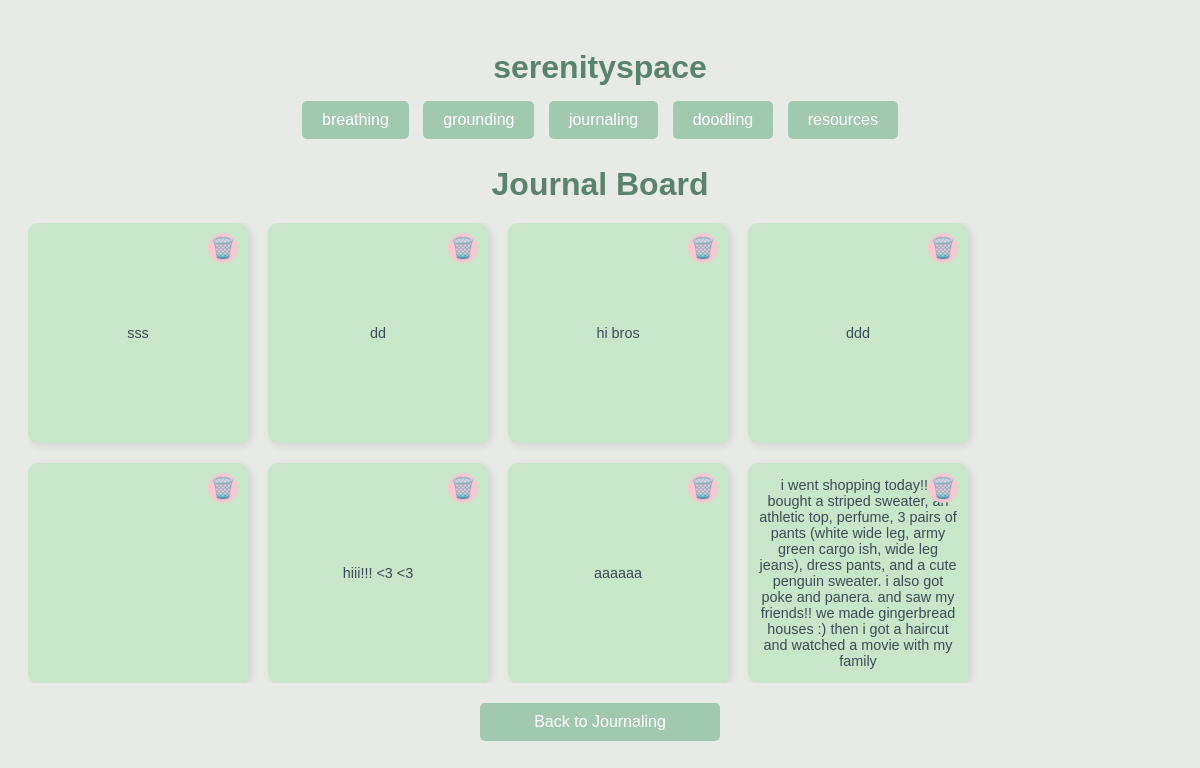
/journal-board, run on the app's committed database.
### app.py (models this page shows)
class JournalEntry(db.Model):
    id = db.Column(db.Integer, primary_key=True)
    entry = db.Column(db.Text)

### app.py (the view)
@app.route('/journal-board')
def journal_board():
    entries = JournalEntry.query.order_by(JournalEntry.id.desc()).all()
    return render_template('journal-board.html', entries=entries)

### templates/journal-board.html (shortened to what this page needs)
{% extends "layout.html" %}
{% block body %}
    <h1>Journal Board</h1>
    <div class="journal-board">
        {% for entry in entries %}
            <div class="journal-entry">
                <form action="{{ url_for('delete_journal', entry_id=entry.id) }}" method="post" class="delete-form">
                    <button type="submit" class="delete-btn" title="Delete Entry">🗑️</button>
                </form>
                <p>{{ entry.entry }}</p>
            </div>
        {% endfor %}
    </div>
    <a href="/journaling" class="button-style">Back to Journaling</a>
{% endblock %}

### templates/layout.html (shortened to what this page needs)
<!DOCTYPE html>
<html lang="en">
    <head>
        <link rel="stylesheet" type="text/css" href="static\styles.css">
    </head>
    <body>
        <a href="/homepage">
            <h1>serenityspace</h1>
        </a>
        <a href="/breathing">
            <button type="button">breathing</button>
        </a>
        <a href="/grounding">
            <button type="button">grounding</button>
        </a>
        <a href="/journaling">
            <button type="button">journaling</button>
        </a>
        <a href="/doodling">
            <button type="button">doodling</button>
        </a>
        <a href="/educational-resources">
            <button type="button">resources</button>
        </a>
        {% block body %}{% endblock %}
    </body>
</html>

### static/styles.css (style rules this page uses)
body { padding: 20px; font-family: Arial, sans-serif; background-color: #e8eae6; color: #3e4c59; text-align: center; }
h1, h4, h5 { color: #5a836e; font-family: 'Arial', sans-serif; margin-bottom: 10px; }
h1 { text-align: center; }
a { text-decoration: none; }
a button { background-color: #a1c9af; color: white; border: none; padding: 10px 20px; margin: 5px; border-radius: 5px; cursor: pointer; font-family: Arial, sans-serif; font-size: 1em; text-decoration: none; transition: background-color 0.3s; }
div { height: 100%; overflow:hidden; font-family: Arial, sans-serif; background-color: #e8eae6; color: #3e4c59; text-align: center; display: flex; flex-direction: column; align-items: center; justify-content: center; margin: 0; }
form { margin-top: 20px; }
input[type=submit], .button-style { background-color: #a1c9af; color: white; border: none; padding: 10px 20px; border-radius: 5px; cursor: pointer; text-decoration: none; display: block; margin-left: auto; margin-right: auto; margin-top: 20px; width: auto; max-width: 200px; }
.journal-board { display: flex; flex-direction: row; flex-wrap: wrap; justify-content: flex-start; gap: 20px; margin-top: 20px; }
.journal-entry { background-color: #c8e6c9; padding: 10px; width: 200px; height: 200px; box-shadow: 3px 3px 8px rgba(0, 0, 0, 0.1); border-radius: 10px; overflow: auto; word-wrap: break-word; font-size: 0.9em; position: relative; }
.delete-btn { background: #f8c6d1; color: white; border-radius: 50%; width: 30px; height: 30px; cursor: pointer; display: flex; align-items: center; justify-content: center; position: absolute; top: 10px; right: 10px; border: none; font-size: 20px; z-index: 2; }
.delete-form { margin: 0; }

### data on the page
JournalEntry: entry "sss"
JournalEntry: entry "dd"
JournalEntry: entry "hi bros"
JournalEntry: entry "ddd"
JournalEntry: entry "hiii!!! <3 <3"
JournalEntry: entry "aaaaaa"
JournalEntry: entry "i went shopping today!! i bought a striped sweater, an athletic top, perfume, 3 pairs of pants (white wide leg, army green cargo ish, wide leg jeans), dress pants, and a cute penguin sweater. i also got poke and panera. and saw my friends!! we made gingerbread houses :) then i got a haircut and watched a movie with my family"
